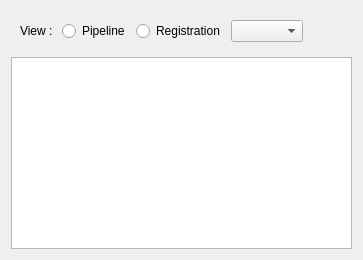
      <widget class="QWidget" name="execution_tab">
       <attribute name="title">
        <string>Execution</string>
       </attribute>
       <layout class="QVBoxLayout" name="verticalLayout_3">
        <item>
         <widget class="QWidget" name="widget" native="true">
          <layout class="QHBoxLayout" name="horizontalLayout_16">
           <item>
            <widget class="QLabel" name="label_30">
             <property name="text">
              <string>View : </string>
             </property>
            </widget>
           </item>
           <item>
            <widget class="QRadioButton" name="pipeline_radioButton">
             <property name="text">
              <string>Pipeline</string>
             </property>
            </widget>
           </item>
           <item>
            <widget class="QRadioButton" name="registrations_radioButton">
             <property name="text">
              <string>Registration</string>
             </property>
            </widget>
           </item>
           <item>
            <widget class="QComboBox" name="registrations_comboBox">
             <property name="sizeAdjustPolicy">
              <enum>QComboBox::AdjustToContents</enum>
             </property>
            </widget>
           </item>
           <item>
            <spacer name="horizontalSpacer">
             <property name="orientation">
              <enum>Qt::Horizontal</enum>
             </property>
             <property name="sizeHint" stdset="0">
              <size>
               <width>40</width>
               <height>20</height>
              </size>
             </property>
            </spacer>
           </item>
          </layout>
         </widget>
        </item>
        <item>
         <widget class="QWidget" name="execution_widget" native="true">
          <layout class="QVBoxLayout" name="verticalLayout_5">
           <property name="margin">
            <number>0</number>
           </property>
           <item>
            <widget class="QPlainTextEdit" name="m_log_plainTextEdit">
             <property name="font">
              <font>
               <family>Courier 10 Pitch</family>
              </font>
             </property>
            </widget>
           </item>
          </layout>
         </widget>
        </item>
       </layout>
      </widget>
